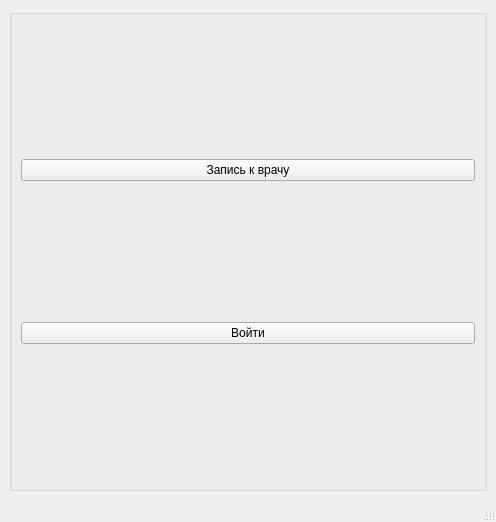
<?xml version="1.0" encoding="UTF-8"?>
<ui version="4.0">
 <class>MainWindow</class>
 <widget class="QMainWindow" name="MainWindow">
  <property name="geometry">
   <rect>
    <x>0</x>
    <y>0</y>
    <width>496</width>
    <height>522</height>
   </rect>
  </property>
  <property name="windowTitle">
   <string>MainWindow</string>
  </property>
  <widget class="QWidget" name="centralwidget">
   <layout class="QGridLayout" name="gridLayout">
    <item row="0" column="0">
     <widget class="QGroupBox" name="groupBox">
      <property name="title">
       <string/>
      </property>
      <layout class="QGridLayout" name="gridLayout_2">
       <item row="0" column="0">
        <widget class="QPushButton" name="specialist_button">
         <property name="text">
          <string>Запись к врачу</string>
         </property>
        </widget>
       </item>
       <item row="1" column="0">
        <widget class="QPushButton" name="login_button">
         <property name="text">
          <string>Войти</string>
         </property>
        </widget>
       </item>
      </layout>
     </widget>
    </item>
   </layout>
  </widget>
  <widget class="QStatusBar" name="statusbar"/>
 </widget>
 <resources/>
 <connections/>
</ui>
